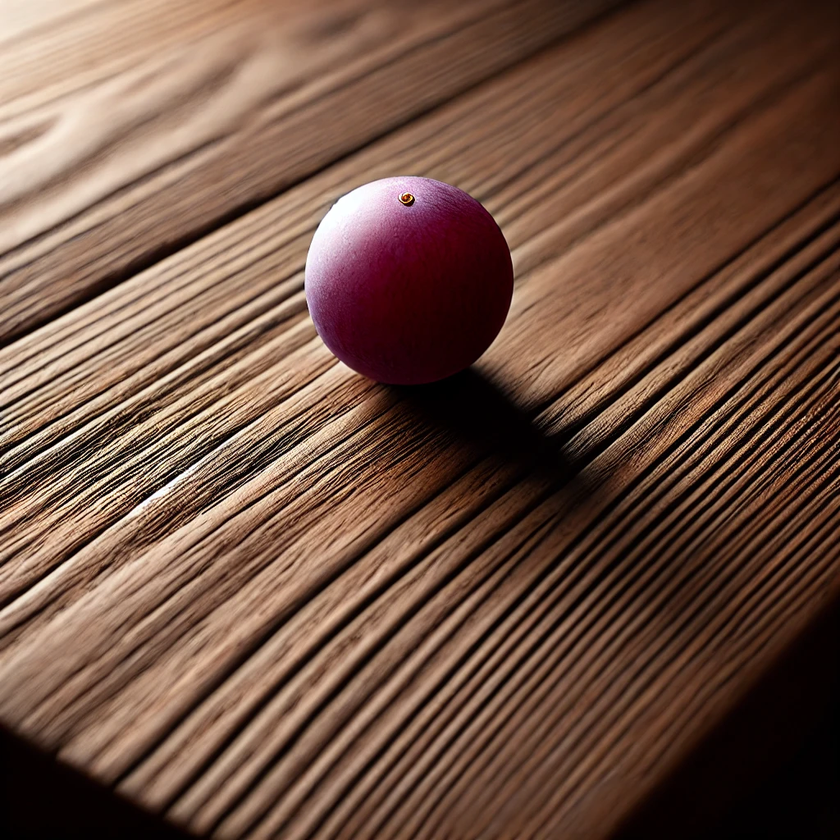
#> input picture colormask_images/grape_demo.png, 840 x 840 px, shrunk from 1024 x 1024 before the run, found by its file name
$ python colormask.py
#> lines starting #> are read from the running program, lines starting #| are printed output that depends on the picture; after the words box and inside, x2 and y2 are one past the last pixel; in counts of white or black regions, pixels touching at a corner belong together
import cv2
import numpy as np
import matplotlib.pyplot as plt

# Load the image
image = cv2.imread("colormask_images/grape_demo.png")  # Change to your image path
#> image is the input picture: shape (840, 840, 3); mean B, G, R 66.7, 82, 112.4
image_rgb = cv2.cvtColor(image, cv2.COLOR_BGR2RGB)  # Convert BGR to RGB for proper display

# Convert to HSV color space
hsv = cv2.cvtColor(image, cv2.COLOR_BGR2HSV)
#> hsv: shape (840, 840, 3); mean H, S, V 21.4, 136.5, 112.4

# Define color range for masking (adjust as needed)
lower_bound = np.array([120, 30, 30])  # Relaxed: Purple lower bound
upper_bound = np.array([180, 255, 255])  # Relaxed: Purple upper bound

# Create the mask (black and white)
mask = cv2.inRange(hsv, lower_bound, upper_bound)
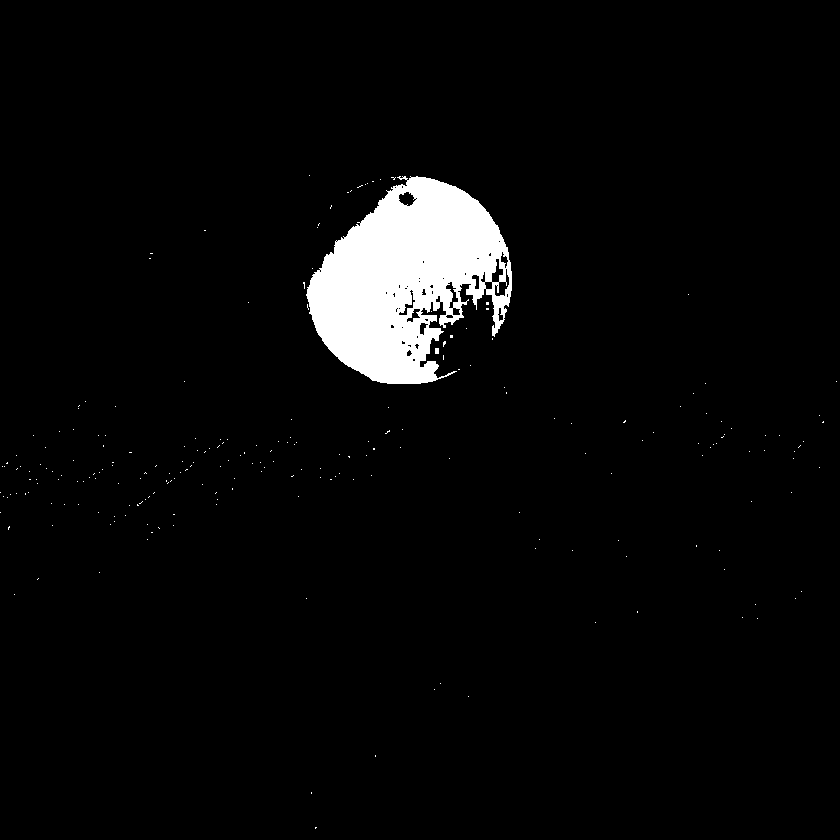
#> mask: shape (840, 840); 3.8% white; 228 white regions (226 under 20 px), largest, box (x1, y1, x2, y2) and area: (306, 176, 512, 384) 26280, (435, 348, 439, 354) 24

# Compute average coordinates of the masked area
coordinates = np.column_stack(np.where(mask > 0))  # Get all nonzero pixel locations
#> coordinates = 26678 pairs, first value 175 to 828, second value 0 to 836
if len(coordinates) > 0:
    avg_y, avg_x = np.mean(coordinates, axis=0).astype(int)  # Compute average coordinates
#> avg_y = 281; avg_x = 404
    print(f"Average object location: ({avg_x}, {avg_y})")
#| Average object location: (404, 281)
else:
    avg_x, avg_y = -1, -1  # Default if nothing is detected

# Apply the mask to the original image
masked_image = cv2.bitwise_and(image_rgb, image_rgb, mask=mask)
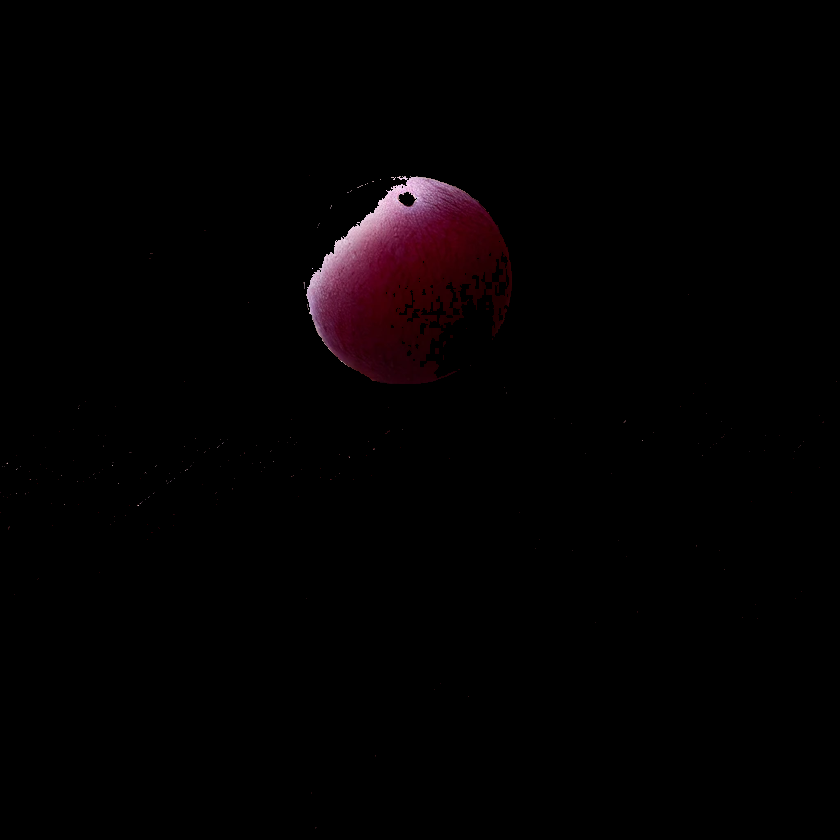
#> masked_image: shape (840, 840, 3); mean R, G, B 3.3, 1.1, 1.8

# Convert mask to 3-channel for visualization
mask_bgr = cv2.cvtColor(mask, cv2.COLOR_GRAY2RGB)

# Draw a red marker at the average location
if avg_x >= 0 and avg_y >= 0:
    cv2.drawMarker(mask_bgr, (avg_x, avg_y), (255, 0, 0), markerType=cv2.MARKER_CROSS, markerSize=20, thickness=2)
#> mask_bgr: shape (840, 840, 3); mean B, G, R 9.6, 9.6, 9.6

# Display the images side by side
fig, axes = plt.subplots(1, 3, figsize=(18, 6))

axes[0].imshow(image_rgb)
axes[0].set_title("Original Image")
axes[0].axis("off")

axes[1].imshow(masked_image)
axes[1].set_title("Masked Image")
axes[1].axis("off")

axes[2].imshow(mask_bgr)
axes[2].set_title("Black & White Mask with Marker")
axes[2].axis("off")

plt.show()
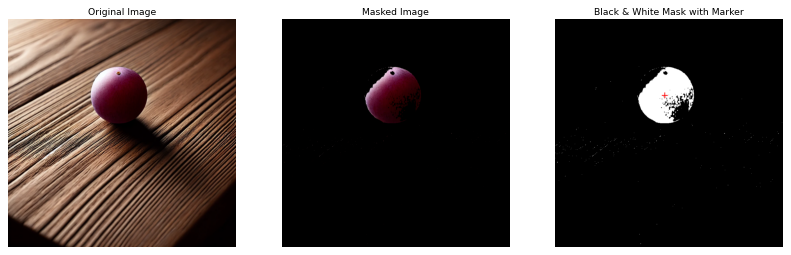
#> figure drawn by matplotlib, 3 panels; B, G, R data is drawn as R, G, B
